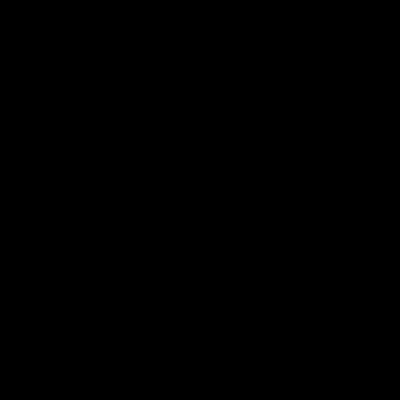
Frame 1 (no input)
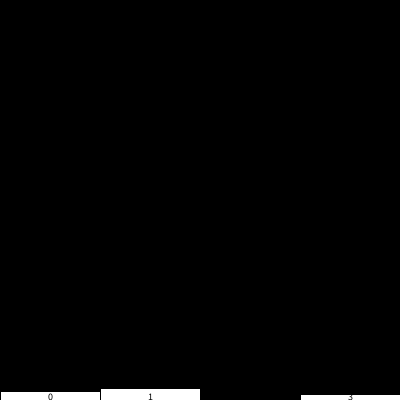
Frame 60 (the mouse pressed at the canvas centre just before this capture)
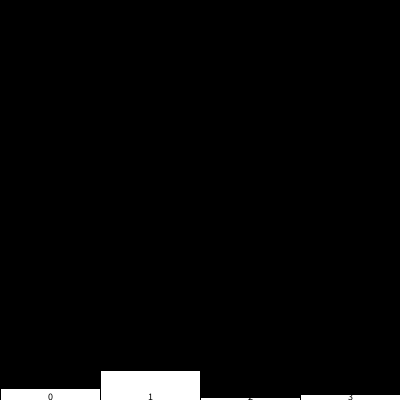
Frame 120 (the mouse held since frame 60 and released just before this capture)

The Processing sketch that drew these frames (run headless with seeded random() and noise(); from frame 60 on, the mouse is pressed at the canvas centre):

// Processing sketch: dreidalSim
// ── dreidalSim.pde
Dreidal d;
Player[] players;
int[] wins;
int pot;
int n = 4;
int startingGelt = 5;
boolean playing;
void setup(){
  frameRate(1000);
  size(400,400);
  d = new Dreidal();
  playing = true;
  pot = 0;
  players = new Player[n];
  setUp();
  wins = new int[n];
}

void draw(){
  background(0);
  for (Player p: players){
    if (playing){
      playing = turn(p);
    }
  }
  if(!playing){
    wins[winner(players)]++;
    setUp();
    playing=true;
  }
  drawBars(wins, width/n, height, 3);
}
void setUp(){
  for(int i = 0; i<players.length; i++){
    players[i] = new Player(startingGelt);
    pot = players[i].ante(pot);
  }
}
boolean turn(Player p){
  int r = d.spin();
 // println(p + " rolled " + r + " has " + p.gelt + " pot: " + pot);
  pot = p.turn(r,pot);
  if(r==Dreidal.GIMMEL){
    for(Player player: players){
      pot = player.ante(pot);
    }
  }
  return p.checkPlaying();
}

void drawBars(int[] data, int barWidth, int yBaseline, int scaler) {
  int x = 0;
  for(int i=0; i<data.length; i++) {
    rect(x, yBaseline, barWidth, -data[i]*scaler);
    textAlign(CENTER);
    textSize(10);
    fill(0,0,0);
    text(i,x+barWidth/2,yBaseline);
    fill(255);
    x+= barWidth;
  }//loop through array
}//drawValues

int winner(Player[] players){
  int max = players[0].gelt;
  int maxIndex = 0;
  for(int i = 1; i<players.length; i++){
     if (players[i].gelt > max){
       max = players[i].gelt;
       maxIndex = i;
     }
  }
  return maxIndex;
}

// ── Player.pde
class Player{
  int gelt;
  boolean playing;
  Player(int _gelt){
    gelt = _gelt;
    playing = true;
  }
  
  int turn(int r, int pot){
    if(r==Dreidal.SHIN){//shin
      pot++;
      gelt--;
    }
    if(r==Dreidal.HAY){
      int half = pot / 2;
      gelt += half;
      pot -= half;
    }
    if (r==Dreidal.GIMMEL){
      gelt += pot;
      pot = 0;
    }
    return pot;
  }
  
  int ante(int pot){
    gelt --;
    pot++;
    return pot;
  }
    
  boolean checkPlaying(){
    playing = gelt >= 0;
    return playing;
  }
}

// ── driedal.pde
class Dreidal{
  public static final int GIMMEL = 3;
  public static final int HAY = 2;
  public static final int NUN = 1;
  public static final int SHIN = 0;
  Dreidal(){}
  int spin(){
    return (int) random(4);
    //0 is Shin
    //1 is nun
    //2 is hay
    //3 is gimmel
  }
}
